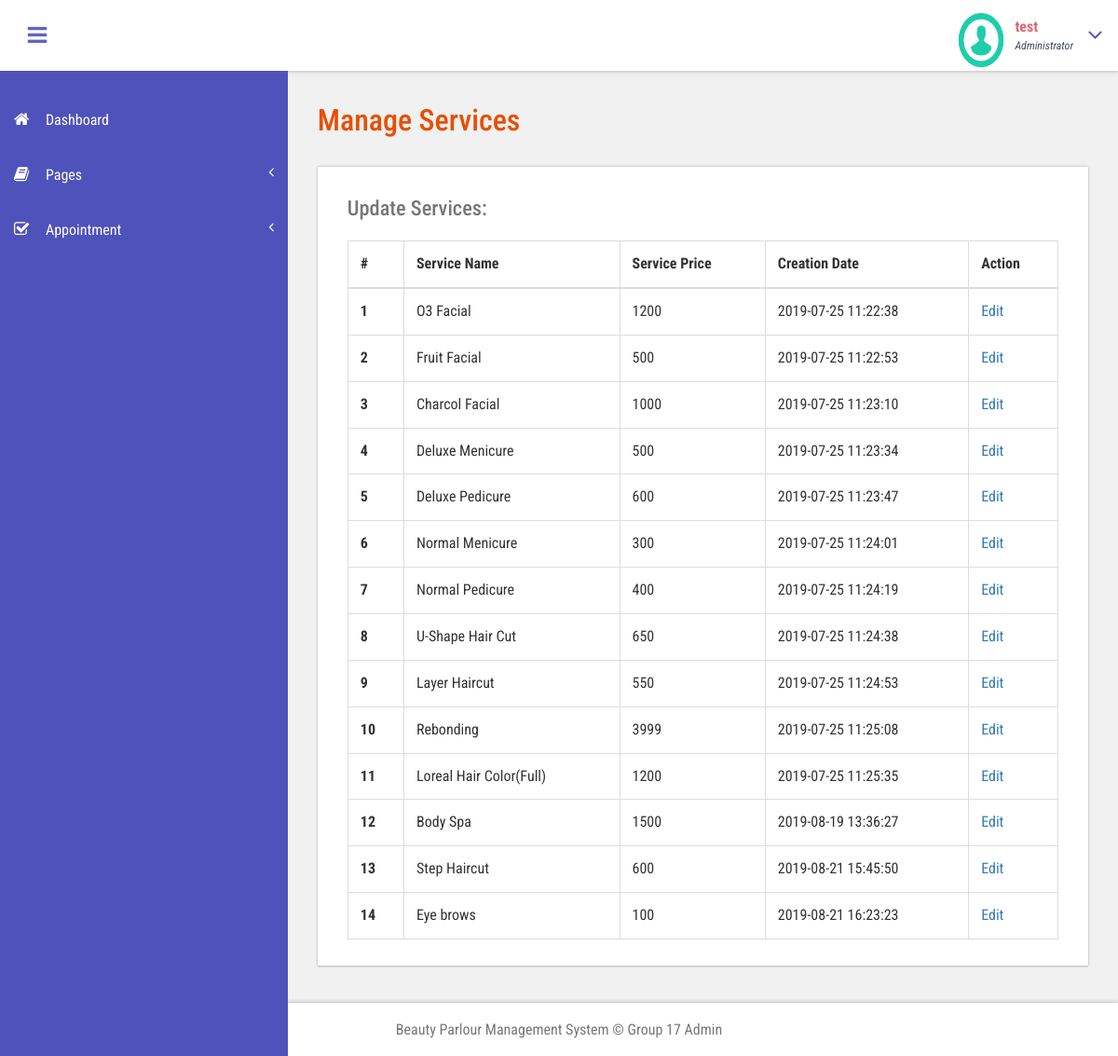
Screenshot of /admin/manage-services.php (signed in) with the database file from the repository.
### tables this page shows
CREATE TABLE `tblservices` (
  `ID` int(10) NOT NULL,
  `ServiceName` varchar(200) DEFAULT NULL,
  `Cost` int(10) DEFAULT NULL,
  `CreationDate` timestamp NULL DEFAULT current_timestamp()
);

### admin/manage-services.php (the view, shortened to what this page needs)
<?php
include('includes/dbconnection.php');
if (strlen($_SESSION['bpmsaid']==0)) {
  header('location:logout.php');
  } else{
  ?>
<!DOCTYPE HTML>
<html>
<head>
<link href="css/bootstrap.css" rel='stylesheet' type='text/css' />
<link href="css/style.css" rel='stylesheet' type='text/css' />
<link href="css/font-awesome.css" rel="stylesheet">
<link href="css/animate.css" rel="stylesheet" type="text/css" media="all">
<link href="css/custom.css" rel="stylesheet">
</head>
<body class="cbp-spmenu-push">
	<div class="main-content">
		 <?php include_once('includes/sidebar.php');?>
		 <?php include_once('includes/header.php');?>
		<div id="page-wrapper">
			<div class="main-page">
				<div class="tables">
					<h3 class="title1">Manage Services</h3>
					<div class="table-responsive bs-example widget-shadow">
						<h4>Update Services:</h4>
						<table class="table table-bordered"> <thead> <tr> <th>#</th> <th>Service Name</th> <th>Service Price</th> <th>Creation Date</th><th>Action</th> </tr> </thead> <tbody>
<?php
$ret=mysqli_query($con,"select *from  tblservices");
$cnt=1;
while ($row=mysqli_fetch_array($ret)) {
?>
						 <tr> <th scope="row"><?php echo $cnt;?></th> <td><?php  echo $row['ServiceName'];?></td> <td><?php  echo $row['Cost'];?></td><td><?php  echo $row['CreationDate'];?></td> <td><a href="edit-services.php?editid=<?php echo $row['ID'];?>">Edit</a></td> </tr>   <?php
$cnt=$cnt+1;
}?></tbody> </table>
					</div>
				</div>
			</div>
		</div>
		 <?php include_once('includes/footer.php');?>
</body>
</html>
<?php }  ?>

### admin/includes/sidebar.php (shortened to what this page needs)
<div class=" sidebar" role="navigation">
          <div class="navbar-collapse">
      <nav class="cbp-spmenu cbp-spmenu-vertical cbp-spmenu-left" id="cbp-spmenu-s1">
        <ul class="nav" id="side-menu">
          <li>
            <a href="dashboard.php"><i class="fa fa-home nav_icon"></i>Dashboard</a>
          </li>
          <li class="">
            <a href="about-us.php"><i class="fa fa-book nav_icon"></i>Pages <span class="fa arrow"></span></a>
          </li>
          <li>
            <a href="all-appointment.php"><i class="fa fa-check-square-o nav_icon"></i>Appointment<span class="fa arrow"></span></a>
          </li>
        </ul>
      </nav>
    </div>
  </div>

### admin/includes/header.php (shortened to what this page needs)
<div class="sticky-header header-section ">
      <div class="header-left">
        <button id="showLeftPush"><i class="fa fa-bars"></i></button>
          <div class="clearfix"> </div>
        </div>
        <div class="profile_details">
        <?php
$adid=$_SESSION['bpmsaid'];
$ret=mysqli_query($con,"select AdminName from tbladmin where ID='$adid'");
$row=mysqli_fetch_array($ret);
$name=$row['AdminName'];
?>
          <ul>
            <li class="dropdown profile_details_drop">
              <a href="#" class="dropdown-toggle" data-toggle="dropdown" aria-expanded="false">
                <div class="profile_img">
                  <span class="prfil-img"><img src="images/download (1).png" alt="" width="50" height="60"> </span>
                  <div class="user-name">
                    <p><?php echo $name; ?></p>
                    <span>Administrator</span>
                  </div>
                  <i class="fa fa-angle-down lnr"></i>
                  <div class="clearfix"></div>
                </div>
              </a>
            </li>
          </ul>
        </div>
        <div class="clearfix"> </div>
      </div>
    </div>

### admin/includes/footer.php
<div class="footer">
   <p>Beauty Parlour Management System &copy; Group 17 Admin</p>
</div>

### admin/css/style.css (style rules this page uses)
h4, h5, h6, h1, h2, h3 { margin: 0; }
ul, ol { margin: 0; }
p { margin: 0; }
html, body { font-family: 'Roboto Condensed', sans-serif; font-size: 100%; overflow-x: hidden; background: #fff; }
body a { transition: 0.5s all ease; -webkit-transition: 0.5s all ease; -moz-transition: 0.5s all ease; -o-transition: 0.5s all ease; -ms-transition: 0.5s all ease; text-decoration:none; }
h1,h2,h3,h4,h5,h6 { margin:0; }
p { margin:0; }
ul,label { margin:0; padding:0; }
.main-content { position: relative; }
.sticky-header { position: fixed; top: 0; left:0px; width: 100%; z-index: 100; }
.header-section { background:#FFF; box-shadow: 1px 1px 4px rgba(0, 0, 0, 0.21); -webkit-box-shadow: 1px 1px 4px rgba(0, 0, 0, 0.21); -moz-box-shadow: 1px 1px 4px rgba(0, 0, 0, 0.21); -o-box-shadow: 1px 1px 4px rgba(0, 0, 0, 0.21); }
.header-section::after { clear: both; display: block; content: ''; }
.header-left { float: left; width: 45%; }
button#showLeftPush { font-size: 1.5em; width: 80px; padding: 0.87em 0; text-align: center; cursor: pointer; float: left; color: #6F6F6F; -moz-transition: all 0.2s ease-out 0s; -webkit-transition: all 0.2s ease-out 0s; transition: all 0.2s ease-out 0s; border: none; background-color: #fff; outline:none; }
.cbp-spmenu { position: fixed; }
.cbp-spmenu-vertical { width: 309px; height: 100%; top: 76px; z-index: 1000; background-color:#4F52BA; padding: 2em 0; }
.cbp-spmenu-left { left: 0; }
.cbp-spmenu-push { overflow-x: hidden; position: relative; }
.cbp-spmenu, .cbp-spmenu-push { -webkit-transition: all 0.3s ease; -moz-transition: all 0.3s ease; transition: all 0.3s ease; }
.cbp-spmenu-push div#page-wrapper { margin: 0 0 0 19.3em; transition:.5s all; -webkit-transition:.5s all; -moz-transition:.5s all; }
.sidebar ul li { margin-bottom: 1em; }
.sidebar ul li a { color: #FFFFFF; font-size: 1em; }
.sidebar .arrow { float: right; }
i.nav_icon { margin-right: 1em; font-size: 1.1em; }
.fa { display: inline-block; font-family: FontAwesome; font-style: normal; font-weight: normal; line-height: 1; -webkit-font-smoothing: antialiased; -moz-osx-font-smoothing: grayscale; }
.profile_details { float: right; }
.profile_details_drop a.dropdown-toggle { display:block; padding: 0.8em 3em 0 2em; }
.profile_img span.prfil-img { float:left; }
.user-name { float:left; margin-top:8px; margin-left:11px; height:35px; }
.profile_details ul li { list-style-type:none; position:relative; }
.profile_details li a i.fa.lnr { position: absolute; top: 34%; right: 8%; color: #4F52BA; font-size: 1.6em; }
.user-name p { font-size:1em; color:#DD6777; line-height:1em; font-weight:700; }
.user-name span { font-size: .75em; font-style: italic; color: #424f63; font-weight: normal; margin-top: .3em; }
.footer { background: #fff; padding: 1em; width: 100%; text-align:center; box-shadow: 0px -1px 4px rgba(0, 0, 0, 0.21); -webkit-box-shadow: 0px -1px 4px rgba(0, 0, 0, 0.21); -moz-box-shadow: 0px -1px 4px rgba(0, 0, 0, 0.21); -ms-box-shadow: 0px -1px 4px rgba(0, 0, 0, 0.21); -o-box-shadow: 0px -1px 4px rgba(0, 0, 0, 0.21); }
.footer p { color: #7A7676; font-size: 1em; line-height: 1.6em; }
.widget-shadow { background-color: #fff; box-shadow: 0 -1px 3px rgba(0,0,0,.12),0 1px 2px rgba(0,0,0,.24); -webkit-box-shadow: 0 -1px 3px rgba(0,0,0,.12),0 1px 2px rgba(0,0,0,.24); -moz-box-shadow: 0 -1px 3px rgba(0,0,0,.12),0 1px 2px rgba(0,0,0,.24); }
h3.title1 { font-size: 2em; color: #e94e02; margin-bottom: 0.8em; }
.table > thead > tr > th, .table > tbody > tr > th, .table > tfoot > tr > th, .table > thead > tr > td, .table > tbody > tr > td, .table > tfoot > tr > td { border-top: none; }
.tables h4 { font-size: 1.4em; margin-bottom: 1em; color: #777777; }
.tables .panel-body ,.tables .bs-example { padding: 2em 2em 0.5em; }
.tables .table > thead > tr > th, .tables .table > tbody > tr > th, .tables .table > tfoot > tr > th, .tables .table > thead > tr > td, .tables .table > tbody > tr > td, .tables .table > tfoot > tr > td { padding: 13px; border-top: 1px solid #E0E0E0; }
.bs-example { margin-top: 2em; }

### admin/css/custom.css (style rules this page uses)
#page-wrapper { padding:7em 2em 2.5em; background-color: #F1F1F1; }
.sidebar .arrow { float: right; }
.sidebar .fa.arrow:before { content: "\f104"; }

### rows the page displays
tblservices: ServiceName "O3 Facial", Cost "1200", CreationDate "2019-07-25 11:22:38"
tblservices: ServiceName "Fruit Facial", Cost "500", CreationDate "2019-07-25 11:22:53"
tblservices: ServiceName "Charcol Facial", Cost "1000", CreationDate "2019-07-25 11:23:10"
tblservices: ServiceName "Deluxe Menicure", Cost "500", CreationDate "2019-07-25 11:23:34"
tblservices: ServiceName "Deluxe Pedicure", Cost "600", CreationDate "2019-07-25 11:23:47"
tblservices: ServiceName "Normal Menicure", Cost "300", CreationDate "2019-07-25 11:24:01"
tblservices: ServiceName "Normal Pedicure", Cost "400", CreationDate "2019-07-25 11:24:19"
tblservices: ServiceName "U-Shape Hair Cut", Cost "650", CreationDate "2019-07-25 11:24:38"
tblservices: ServiceName "Layer Haircut", Cost "550", CreationDate "2019-07-25 11:24:53"
tblservices: ServiceName "Rebonding", Cost "3999", CreationDate "2019-07-25 11:25:08"
tblservices: ServiceName "Loreal Hair Color(Full)", Cost "1200", CreationDate "2019-07-25 11:25:35"
tblservices: ServiceName "Body Spa", Cost "1500", CreationDate "2019-08-19 13:36:27"
tblservices: ServiceName "Step Haircut", Cost "600", CreationDate "2019-08-21 15:45:50"
tblservices: ServiceName "Eye brows", Cost "100", CreationDate "2019-08-21 16:23:23"

### other values shown
$name "test"
